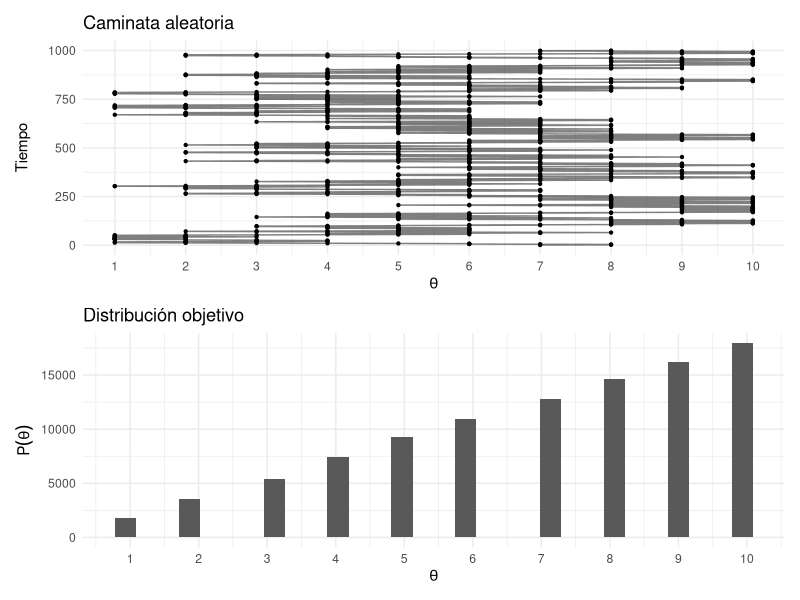
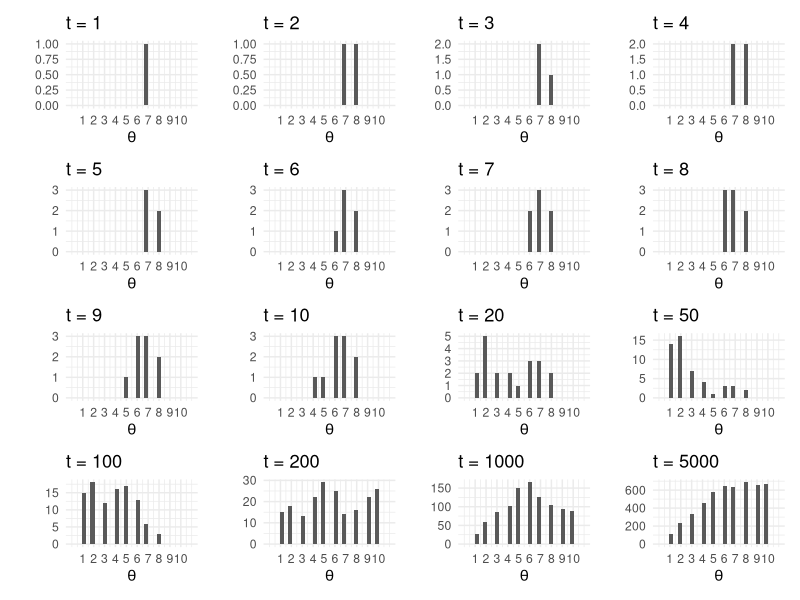
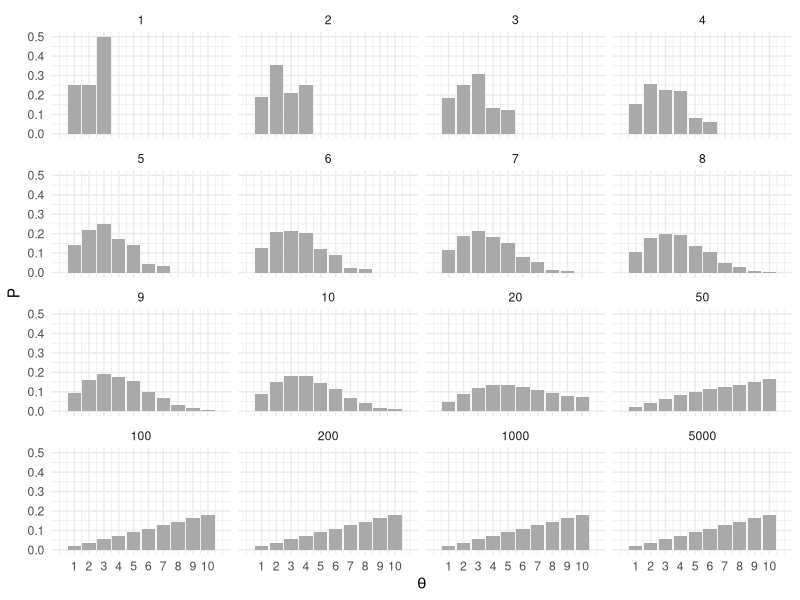
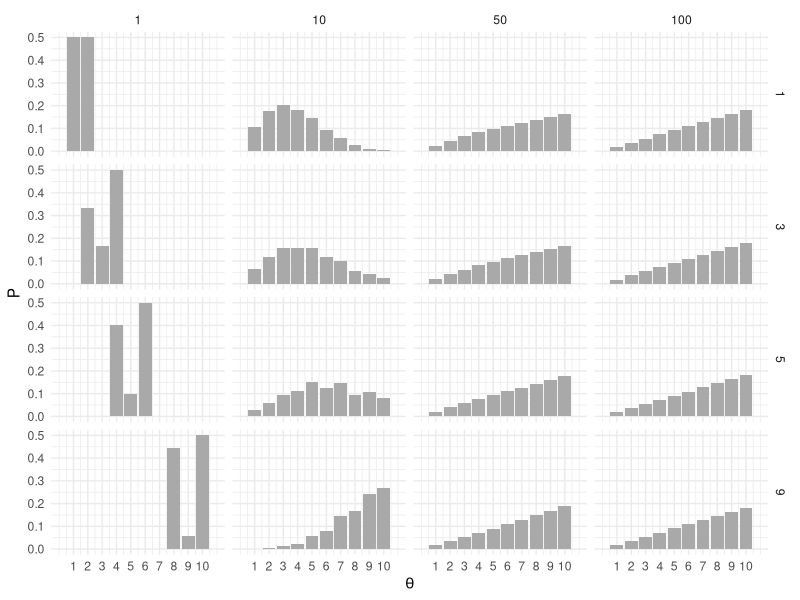
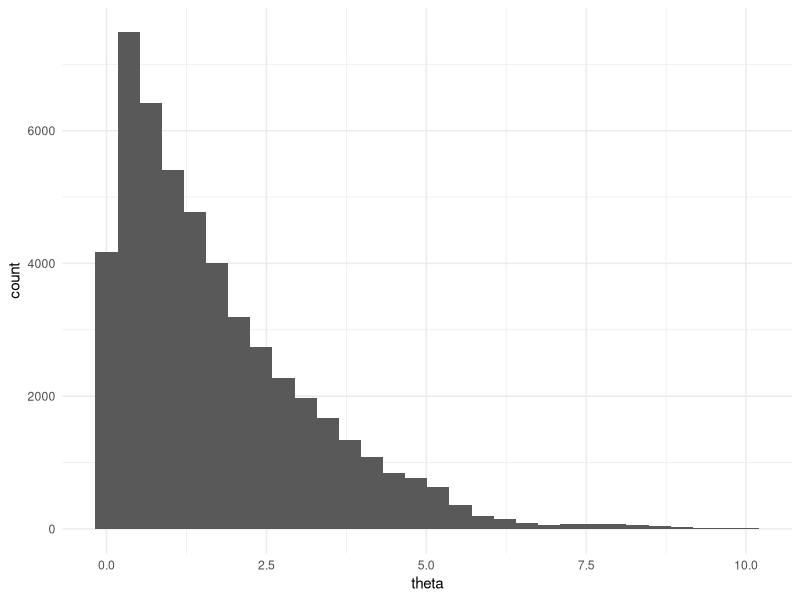
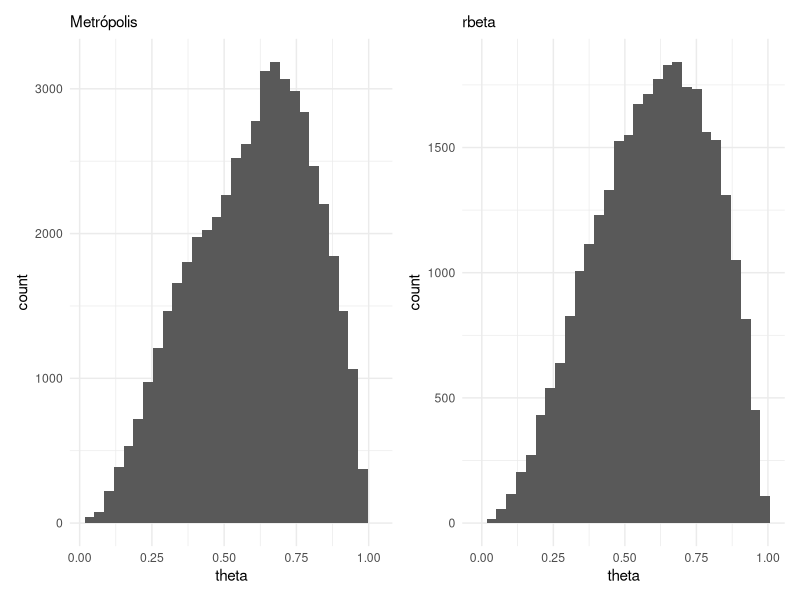
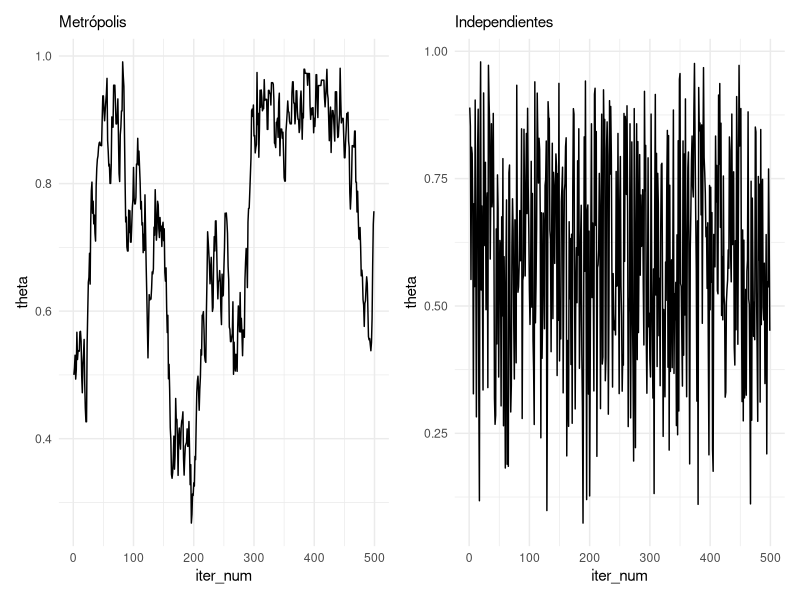
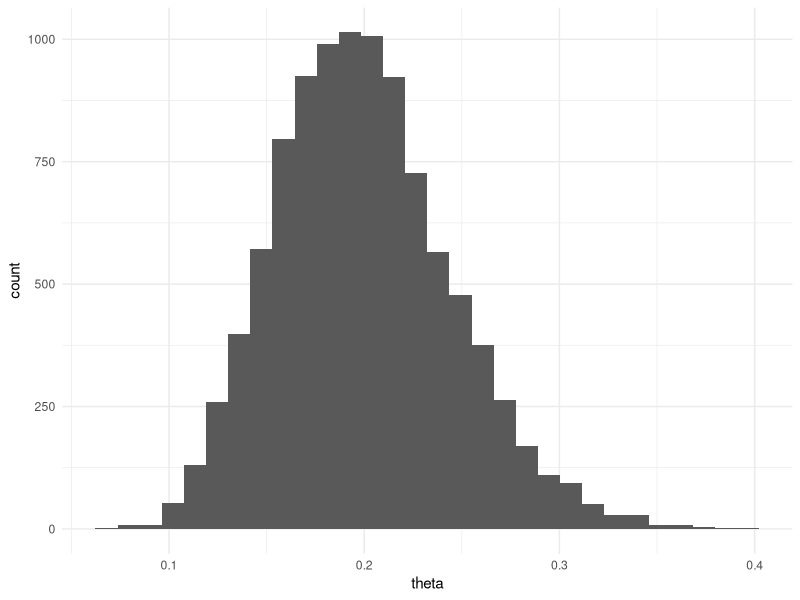

Recreate these plots in R, in order.
## ---- chunk 1
library(tidyverse)
library(patchwork)
knitr::opts_chunk$set(echo = TRUE, message = FALSE, warning=FALSE, fig.align = 'center', fig.width = 5, fig.height=3, cache = TRUE)
comma <- function(x) format(x, digits = 2, big.mark = ",")
theme_set(theme_minimal())
## ---- chunk 2
crear_log_post <- function(n, k){
  function(theta){
    verosim <- k * log(theta) + (n - k) * log(1 - theta)
    inicial <- log(theta)
    log_p_factor <- verosim + inicial
    log_p_factor
  }
}
# observamos 3 éxitos en 4 pruebas:
log_post <- crear_log_post(4, 3)
prob_post <- function(x) { exp(log_post(x))}
# integramos numéricamente
p_x <- integrate(prob_post, lower = 0, upper = 1, subdivisions = 100L)
p_x
## ---- chunk 3
media_funcion <- function(theta){
  theta * prob_post(theta) / p_x$value
}
integral_media <- integrate(media_funcion, lower = 0, upper = 1, subdivisions = 100L)
media_post <- integral_media$value 
media_post
## ---- chunk 4
5/(2+5)
## ---- chunk 5
theta <- rbeta(10000, 5, 2)
media_post <- mean(theta)
momento_2_post <- mean(theta^2)
c(media_post, momento_2_post)
## ---- chunk 6
mean(exp(theta) > 2)
## ---- chunk 7
datos <- tibble(
  sabor = c("fresa", "limón", "mango", "guanábana"),
  n = c(50, 45, 51, 50), gusto = c(36, 35, 42, 29)) %>% 
  mutate(prop_gust = gusto / n)
datos
## ---- chunk 8
datos <- datos %>% 
  mutate(a_post = gusto + 2, b_post = n - gusto + 1)
datos
## ---- chunk 9
simular_conjunta <- function(rep, datos){
  datos %>% mutate(valor_sim = map2_dbl(a_post, b_post, ~ rbeta(1, .x, .y))) %>% 
    select(sabor, valor_sim) 
}
simular_conjunta(1, datos) 
## ---- chunk 10
# esta no es una manera muy rápida, podríamos calcular todas las
# simulaciones de cada parámetro de manera vectorizada
sims_posterior <- tibble(rep = 1:5000) %>% 
  mutate(sims = map(rep, ~ simular_conjunta(.x, datos))) %>% 
  unnest(cols = sims)
sims_posterior
## ---- chunk 11
sims_posterior %>% 
  group_by(rep) %>% 
  mutate(sabor = sabor[which.max(valor_sim)]) %>% 
  group_by(sabor) %>% 
  count() %>% 
  ungroup() %>% 
  mutate(prop = n / sum(n))
## ---- chunk 12
islas <- tibble(islas = 1:10, pob = 1:10)
camina_isla <- function(i){ # i: isla actual
    u <- runif(1) # volado
    v <- ifelse(u < 0.5, i - 1, i + 1)  # isla vecina (índice)
    if (v < 1 | v > 10) { # si estás en los extremos y el volado indica salir
      return(i)
    }
    p_move = ifelse(islas$pob[v] > islas$pob[i], 1, islas$pob[v] / islas$pob[i])
    u2 <- runif(1)
    if (p_move  > u2) {
        return(v) # isla destino
    }
    else {
      return(i) # me quedo en la misma isla
    }
}
pasos <- 100000
iteraciones <- numeric(pasos)
iteraciones[1] <- sample(1:10, 1) # isla inicial
for (j in 2:pasos) {
    iteraciones[j] <- camina_isla(iteraciones[j - 1])
}
caminata <- tibble(pasos = 1:pasos, isla = iteraciones)
plot_caminata <- ggplot(caminata[1:1000, ], aes(x = pasos, y = isla)) +
    geom_point(size = 0.8) +
    geom_path(alpha = 0.5) +
    coord_flip() + 
    labs(title = "Caminata aleatoria") +
    scale_y_continuous(expression(theta), breaks = 1:10) +
    scale_x_continuous("Tiempo")
plot_dist <- ggplot(caminata, aes(x = isla)) +
    geom_histogram() +
    scale_x_continuous(expression(theta), breaks = 1:10) +
    labs(title = "Distribución objetivo", 
       y = expression(P(theta)))
plot_caminata / plot_dist
## ---- chunk 13
t <- c(1:10, 20, 50, 100, 200, 1000, 5000)
plots_list <- map(t, function(i){
    ggplot(caminata[1:i, ], aes(x = isla)) +
        geom_histogram() +
        labs(y = "", x = "", title = paste("t = ", i, sep = "")) +
        scale_x_continuous(expression(theta), breaks = 1:10, limits = c(0, 11))
})
wrap_plots(plots_list)
## ---- chunk 14
library(expm)
transMat <- function(P){ # recibe vector de probabilidades (o población)
    T <- matrix(0, 10, 10)
    n <- length(P - 1) # número de estados
    for (j in 2:n - 1) { # llenamos por fila
        T[j, j - 1] <- 0.5 * min(P[j - 1] / P[j], 1)
        T[j, j] <- 0.5 * (1 - min(P[j - 1] / P[j], 1)) + 
                   0.5 * (1 - min(P[j + 1] / P[j], 1))
        T[j, j + 1] <- 0.5 * min(P[j + 1] / P[j], 1)
    }
    # faltan los casos j = 1 y j = n
    T[1, 1] <- 0.5 + 0.5 * (1 - min(P[2] / P[1], 1))
    T[1, 2] <- 0.5 * min(P[2] / P[1], 1)
    T[n, n] <- 0.5 + 0.5 * (1 - min(P[n - 1] / P[n], 1))
    T[n, n - 1] <- 0.5 * min(P[n - 1] / P[n], 1)
    T
}
T <- transMat(islas$pob)
w <- c(0, 1, rep(0, 8))
t <- c(1:10, 20, 50, 100, 200, 1000, 5000)
expT <- map_df(t, ~data.frame(t = ., w %*% (T %^% .)))
expT_long <- expT %>%
    gather(theta, P, -t) %>% 
    mutate(theta = parse_number(theta))
ggplot(expT_long, aes(x = theta, y = P)) +
    geom_bar(stat = "identity", fill = "darkgray") + 
    facet_wrap(~ t) +
    scale_x_continuous(expression(theta), breaks = 1:10, limits = c(0, 11))
## ---- chunk 15
inicio_p <- function(i){
    w <- rep(0, 10)
    w[i] <- 1
    t <- c(1, 10, 50, 100)
    exp_t <- map_df(t, ~ data.frame(t = .x, inicio = i, w %*% (T %^% .))) %>%
        gather(theta, P, -t, -inicio) %>% 
        mutate(theta = parse_number(theta))
    exp_t
}
exp_t <- map_df(c(1, 3, 5, 9), inicio_p)
ggplot(exp_t, aes(x = as.numeric(theta), y = P)) +
    geom_bar(stat = "identity", fill = "darkgray") + 
    facet_grid(inicio ~ t) +
    scale_x_continuous(expression(theta), breaks = 1:10, limits = c(0, 11))
## ---- chunk 16
crear_metropolis <- function(fun_log, sigma_salto = 0.1){
  # la entrada es la log posterior
  iterar_metropolis <- function(theta_inicial, n){
    p <- length(theta_inicial)
    nombres <- names(theta_inicial)
    iteraciones <- matrix(0, nrow = n, ncol = p)
    colnames(iteraciones) <- nombres
    iteraciones[1,] <- theta_inicial
    for(i in 2:n){
      theta <- iteraciones[i - 1, ]
      theta_prop <- theta + rnorm(p, 0, sigma_salto)
      # exp(log(p) - log(q)) = p/q
      cociente <- exp(fun_log(theta_prop) - fun_log(theta))
      if(cociente >= 1 || runif(1,0,1) < cociente){
        iteraciones[i, ] <- theta_prop
      } else {
        iteraciones[i, ] <- theta  
      } 
    }
    iteraciones_tbl <- iteraciones %>% 
      as_tibble() %>%  
      mutate(iter_num = row_number()) %>% 
      select(iter_num, everything())
    iteraciones_tbl
  }
  iterar_metropolis
}

## ---- chunk 17
exp_no_norm <- function(x) {
  z <- ifelse(x > 0, exp(-0.5 * x), 0)
  log(z)
}

iterador_metro <- crear_metropolis(exp_no_norm, sigma_salto = 0.25)
sims_tbl <- iterador_metro(c(theta = 0.5), 50000)
ggplot(sims_tbl, aes(x = theta)) + geom_histogram()
## ---- chunk 18
beta_no_norm <- function(x) {
  z <- ifelse(x > 0 && x < 1, (x^2)*(1-x), 0)
  log(z)
}

iterador_metro <- crear_metropolis(beta_no_norm, sigma_salto = 0.04)
sims_metro_tbl <- iterador_metro(c(theta = 0.5), 50000)
sims_indep_tbl <- tibble(iter_num = 1:30000, theta = rbeta(30000, 3, 2))
g_1 <- ggplot(sims_metro_tbl, aes(x = theta)) + geom_histogram() +
  labs(subtitle = "Metrópolis")
g_2 <- ggplot(sims_indep_tbl, aes(x = theta)) + 
  geom_histogram() +
  labs(subtitle = "rbeta")
g_1 + g_2
## ---- chunk 19
g_metropolis <- sims_metro_tbl %>% 
  filter(iter_num < 500) %>% 
  ggplot(aes(x = iter_num, y = theta)) +
  geom_line() + labs(subtitle = "Metrópolis")
g_indep <- sims_indep_tbl %>% 
  filter(iter_num < 500) %>% 
  ggplot(aes(x = iter_num, y = theta)) +
  geom_line() + labs(subtitle = "Independientes")
g_metropolis + g_indep
## ---- chunk 20
media_1 <- sims_metro_tbl %>% summarise(media_post = mean(theta)) %>% pull(media_post)
media_2 <- sims_indep_tbl %>% summarise(media_post = mean(theta)) %>% pull(media_post)
media_exacta <- 3/(3 + 2)
tibble(metodo = c("sim Metrópolis", "sim Independiente", "exacto"),
       media_post = c(media_1, media_2, media_exacta))
## ---- chunk 21
sim_indep <- tibble(theta = rgamma(10000, 20, 100))
ggplot(sim_indep, aes(x = theta)) + geom_histogram()
## ---- chunk 22
# logaritmo de densidad no normalizada
log_f_dist <- function(x) 210 + dgamma(x, 20, 100, log = TRUE)
# iterar
iterador_metro_chico <- crear_metropolis(log_f_dist, sigma_salto = 0.001)
sims_chico_tbl <- iterador_metro_chico(c(theta = 0.02), 50000)
g_sim <- ggplot(sims_chico_tbl %>% filter(iter_num < 3000), aes(x = iter_num, y = theta)) + geom_line() + ylim(c(0, 0.5))
dist_bplot <- ggplot(tibble(x = rgamma(10000, 20, 100)), aes(y = x, x = "a")) + geom_violin() + ylab("") + ylim(0, 0.5)
g_sim + dist_bplot + plot_layout(widths = c(5, 1))
## ---- chunk 23
set.seed(831)
iterador_metro_grande <- crear_metropolis(log_f_dist, sigma_salto = 20)
sims_grande_tbl <- iterador_metro_grande(c(theta = 0.02), 50000)
g_sim <- ggplot(sims_grande_tbl %>% filter(iter_num < 3000), aes(x = iter_num, y = theta)) + geom_line() + ylim(c(0, 0.5))
g_sim + dist_bplot + plot_layout(widths = c(5, 1))
## ---- chunk 24
set.seed(831)
iterador_metro_apropiada <- crear_metropolis(log_f_dist, sigma_salto = 0.1)
sims_tbl <-iterador_metro_apropiada(c(theta = 0.02), 50000)
g_sim <- ggplot(sims_tbl %>% filter(iter_num < 3000), 
  aes(x = iter_num, y = theta)) + geom_line() + ylim(c(0, 0.5))
g_sim + dist_bplot + plot_layout(widths = c(5, 1))
## ---- chunk 25
estimaciones_media <- map_dfr(
  list(sims_chico_tbl, sims_grande_tbl, sims_tbl), 
  ~ filter(.x, iter_num < 3000) %>% 
    summarise(media = mean(theta))) %>% 
    mutate(tipo = c("salto chico", "salto grande", "salto apropiado"))
estimaciones_media %>% bind_rows(tibble(tipo = "exacta", media = 20/100)) %>% 
  select(tipo, media)
## ---- chunk 26
set.seed(6222131)
sims_chica_tbl <- iterador_metro_chico(c(theta = 0.02), 5000)
sims_grande_tbl <- iterador_metro_grande(c(theta = 0.02), 5000)
estimaciones_media <- map_dfr(
    list(sims_chica_tbl, sims_grande_tbl, sims_tbl), 
    ~ filter(.x, iter_num < 3000) %>% 
  summarise(media = mean(theta))) %>% 
  mutate(tipo = c("salto chico", "salto grande", "salto apropiado"))
estimaciones_media %>% bind_rows(tibble(tipo = "exacta", media = 20/100)) %>% 
  select(tipo, media)
## ---- chunk 27
crear_log_posterior_norm <- function(x = datos, m_0, n_0, a, b){
  # calcula log_posterior
  log_posterior <- function(mu, sigma){
      log_verosim <- sum(dnorm(x, mu, sigma, log = TRUE))
      tau <- 1 / sigma^2
      log_inicial <- 
        dgamma(tau, a, b, log = TRUE) + 
        dnorm(mu, mu_0, sigma/sqrt(n_0), log = TRUE)
      log_p <- log_verosim + log_inicial
      log_p
  }
  log_posterior
}
## ---- chunk 28
# parametros de inicial y datos
a <- 3
b <- 140
mu_0 <- 175
n_0 <- 5
set.seed(3413)
cantantes <- lattice::singer %>% 
  mutate(estatura_cm = round(2.54 * height)) %>% 
  filter(str_detect(voice.part, "Tenor")) %>% 
  sample_n(20)
## ---- chunk 29
log_p <- crear_log_posterior_norm(cantantes$estatura_cm, mu_0, n_0, a, b) 
log_post <- function(pars) { log_p(pars[1], pars[2]) }
set.seed(823)
metro_normal <- crear_metropolis(log_post, sigma_salto = 0.5)
sim_tbl <- metro_normal(c(mu = 172, sigma = 3), 50000) 
ggplot(sim_tbl %>% filter(iter_num < 100), 
       aes(x = mu, y = sigma)) + 
  geom_path() +
  geom_point()
## ---- chunk 30
g_normal <- ggplot(sim_tbl, aes(x = mu, y = sigma)) + 
  geom_point(alpha = 0.05)+ coord_equal() + ylim(c(0, 14))
g_normal
## ---- chunk 31
sim_tbl %>% summarise(across(is_double, mean))
## ---- chunk 32
crear_log_posterior <- function(x, m_0, sigma_0, inf, sup){
  # calcula log_posterior
  log_posterior <- function(mu, sigma){
      log_verosim <- sum(dnorm(x, mu, sigma, log = TRUE))
      log_inicial <- 
        dunif(sigma, inf, sup, log = TRUE) + 
        dnorm(mu, mu_0, sigma_0, log = TRUE)
      log_p <- log_verosim + log_inicial
      log_p
  }
  log_posterior
}
## ---- chunk 33
log_p <- crear_log_posterior(cantantes$estatura_cm, 175, 3, 2, 20) 
log_post <- function(pars) { log_p(pars[1], pars[2]) }
## ---- chunk 34
set.seed(8231)
metro_normal <- crear_metropolis(log_post, sigma_salto = 0.5)
sim_tbl <- metro_normal(c(mu = 172, sigma = 5), 50000) 
g_normal_2 <- ggplot(sim_tbl, aes(x = mu, y = sigma))  +
  geom_point(alpha = 0.05) + coord_equal() + ylim(c(0, 14))
g_normal + g_normal_2
## ---- chunk 35
sim_tbl %>% summarise(across(is.numeric, mean))
## ---- chunk 36
tau <- rgamma(5000, 3, 150)
sigma <- 1/sqrt(tau)
quantile(sigma, c(0.01,0.1, 0.9, 0.99))
quantile(runif(5000, 2, 25), c(0.01,0.1, 0.9, 0.99))
## ---- chunk 37
sim_formas <- function(p_azar, p_corr){
  tipo <- rbinom(1, 1, 1 - p_azar)
  if(tipo==0){
    # al azar
    x <- rbinom(1, 10, 1/5)
  } else {
    # no al azar
    x <- rbinom(1, 10, p_corr)
  }
  x
}
## ---- chunk 38
set.seed(12)
muestra <- map_dbl(1:200, ~ sim_formas(0.35, 0.5))
qplot(muestra)
## ---- chunk 39
qbeta(c(0.1, 0.9), 1, 5) %>% round(2)
## ---- chunk 40
crear_log_posterior <- function(x){
 
  log_posterior <- function(theta_azar, theta_corr){
    log_verosim <- sum(log(theta_azar * dbinom(x, 10, 1/5) + 
                          (1 - theta_azar) * dbinom(x, 10, theta_corr)))
    log_inicial <- dbeta(theta_azar, 1, 5, log = TRUE) +
      dbeta(theta_corr, 7, 3, log = TRUE)
    log_post <- log_verosim + log_inicial
    log_post
  }  
  log_posterior

}
## ---- chunk 41
log_p <- crear_log_posterior(muestra)
log_post <- function(pars) { log_p(pars[1], pars[2]) }
set.seed(8231)
metro_examenes <- crear_metropolis(log_post, sigma_salto = 0.02)
sim_tbl <- metro_examenes(c(theta_azar = 0.5, theta_corr = 0.5), 20000)
g_1 <- ggplot(sim_tbl, aes(x = theta_azar, y = theta_corr))  +
  geom_point(alpha = 0.05) + coord_equal() 
g_1
## ---- chunk 42
f <- c(0.05, 0.5, 0.95)
sim_tbl %>% 
  pivot_longer(-iter_num, names_to = "parametro", values_to = "valor") %>% 
  group_by(parametro) %>% 
  summarise(cuantil = quantile(valor, f), f = f) %>% 
  mutate(cuantil = round(cuantil, 2)) %>% 
  pivot_wider(names_from = f, values_from = cuantil)
## ---- chunk 43
media <- 1/20
k <- 2000
a <- media * k
b <- (1 - media) * k
c(a,b)
qbeta(c(0.05, 0.95), a, b) %>% round(3)
## ---- chunk 44
iterar_gibbs <- function(pasos, n, x_1, x_2){
  iteraciones <- matrix(0, nrow = pasos + 1, ncol = 2) # vector guardará las simulaciones
  iteraciones[1, 1] <- 0.5 # valor inicial media
  colnames(iteraciones) <- c("theta_1", "theta_2")
  # Generamos la caminata aleatoria
  for (j in seq(2, pasos, 2)) {
    # theta_1
    a <- x_2 + 100 - 1
    b <- n - x_2 + 1900 - 1
    iteraciones[j, "theta_2"] <- rbeta(1, a, b) # Actualizar theta_1
    iteraciones[j, "theta_1"] <- iteraciones[j-1, "theta_1"]
    # theta_2
    a <- x_1 + 100 - 1
    b <- n - x_1 + 1900 - 1
    iteraciones[j + 1, "theta_1"] <- rbeta(1, a, b) # Actualizar theta_1
    iteraciones[j + 1, "theta_2"] <- iteraciones[j, "theta_2"]
  }
  iteraciones
}
## ---- chunk 45
# Datos de https://www.awesomedice.com/blogs/news/d20-dice-randomness-test-chessex-vs-gamescience
n <- 10000
x_1 <- 408 # Chessex, alrededor de 0.85 dólares por dado
x_2 <- 474 # GameScience, alrededor 1.60 dólares por dado
## ---- chunk 46
iteraciones <- iterar_gibbs(20000, n, x_1, x_2) %>% 
  as_tibble() %>% 
  mutate(iter_num = row_number())
head(iteraciones)
## ---- chunk 47
ggplot(filter(iteraciones, iter_num > 1000, iter_num< 1050), 
       aes(x = theta_1, y = theta_2)) + 
  geom_path(alpha = 0.3) + geom_point() 
## ---- chunk 48
g_1 <- ggplot(iteraciones, 
       aes(x = theta_1, y = theta_2)) + 
  geom_path(alpha = 0.3) + geom_point() 
g_2 <- ggplot(iteraciones %>% filter(iter_num > 10), 
       aes(x = theta_1, y = theta_2)) + 
  geom_path(alpha = 0.3) + geom_point() +
  geom_abline(colour = "red") +
  geom_point(data= tibble(theta_1=1/20, theta_2=1/20), colour = "red", size = 5)
g_1 + g_2
## ---- chunk 49
iteraciones <- iteraciones %>% 
  mutate(dif = theta_1 - theta_2)
ggplot(iteraciones %>% filter(iter_num > 10), aes(x = dif)) +
  geom_histogram(bins = 100) +
  geom_vline(xintercept = 0, colour = "red")
## ---- chunk 50
iteraciones %>% mutate(theta_1_mayor = dif > 0) %>% 
  summarise(prob_theta_1_mayor = mean(theta_1_mayor))
## ---- chunk 51
inicial_tbl <- tibble(theta_1 = rbeta(20000, 100, 1900),
                      theta_2 = rbeta(20000, 100, 1900),
                      dist = "inicial")
posterior_tbl <- iteraciones %>% filter(iter_num > 10) %>% 
  mutate(dist = "posterior")
sims_tbl <- bind_rows(inicial_tbl, posterior_tbl)
ggplot(sims_tbl, aes(x = theta_1, y = theta_2, colour = dist)) +
  geom_point(alpha = 0.2)
## ---- chunk 52
n <- 20
x <- cantantes$estatura_cm
m <- 175; sigma_0 <- 3; alpha <- 3; beta <- 150 # parámetros de iniciales
pasos <- 20000
iteraciones <- matrix(0, nrow = pasos + 1, ncol = 2) # vector guardará las simulaciones
iteraciones[1, 1] <- 0 # valor inicial media
colnames(iteraciones) <- c("mu", "sigma")
# Generamos la caminata aleatoria
for (j in seq(2, pasos, 2)) {
  # sigma^2
  mu <- iteraciones[j - 1, "mu"]
  a <- n / 2 + alpha
  b <- sum((x  - mu) ^ 2) / 2 + beta
  iteraciones[j, "sigma"] <- sqrt(1/rgamma(1, a, b)) # Actualizar sigma
  iteraciones[j, "mu"] <- iteraciones[j-1, "mu"]
  # mu
  sigma <- iteraciones[j, "sigma"]
  media <- (n * sigma_0^2 * mean(x) + sigma^2 * m) / (n * sigma_0^2 + sigma^2)
  varianza <- sigma^2 * sigma_0^2 / (n * sigma_0^2 + sigma^2)
  iteraciones[j+1, "mu"] <- rnorm(1, media, sd = sqrt(varianza)) # actualizar mu
  iteraciones[j+1, "sigma"] <- iteraciones[j, "sigma"]
}
caminata <- data.frame(pasos = 1:pasos, mu = iteraciones[1:pasos, "mu"], 
  sigma = iteraciones[1:pasos, "sigma"])
caminata_g <- caminata %>%
  gather(parametro, val, mu, sigma) %>%
  arrange(pasos)
## ---- chunk 53
ggplot(filter(caminata, pasos > 1000, pasos< 1010), 
       aes(x = mu, y = sigma)) + 
  geom_path(alpha = 0.3) + geom_point() 
## ---- chunk 54
ggplot(filter(caminata, pasos > 1000, pasos< 1020, pasos %% 2 == 0), 
       aes(x = mu, y = sigma)) + 
  geom_path(alpha = 0.3) + geom_point() 
## ---- chunk 55
ggplot(filter(caminata, pasos > 1000, pasos< 10000, pasos %% 2 == 0), 
       aes(x = mu, y = sigma)) +  geom_point(alpha = 0.1) 
## ---- chunk 56
ggplot(filter(caminata_g, pasos > 15000), aes(x = pasos, y = val)) +
  geom_path(alpha = 0.3) +
  facet_wrap(~parametro, ncol = 1, scales = "free") +
  scale_y_continuous("")
## ---- chunk 57
ggplot(filter(caminata_g, pasos > 5000), aes(x = val)) +
  geom_histogram(fill = "gray") +
  facet_wrap(~parametro, ncol = 1, scales = "free") 
## ---- chunk 58
caminata_g %>%
  filter(pasos > 1000) %>% # eliminamos la etapa de calentamiento
  group_by(parametro) %>%
  summarise(
    mean(val), 
    sd(val), 
    median(val)
    ) %>% 
  mutate(across(is_double, round, 2))
## ---- chunk 59
log_p <- crear_log_posterior_norm(cantantes$estatura_cm, mu_0, n_0, a, b) 
log_post <- function(pars) { log_p(pars[1], pars[2]) }
set.seed(823)
metro_normal <- crear_metropolis(log_post, sigma_salto = 0.5)
sim_tbl <- metro_normal(c(mu = 162, sigma = 1), 5000) 
ggplot(sim_tbl %>% filter(iter_num < 500), aes(x = mu, y = sigma)) + geom_path(alpha = 0.5) + geom_point(aes(colour = iter_num))
## ---- chunk 60
sim_g <- sim_tbl %>% pivot_longer(-iter_num, 
                                    names_to = "parametro",
                                    values_to = "valor")
todas <- ggplot(sim_g, aes(x = iter_num, y = valor)) +
  geom_line(alpha = 0.5) +
  facet_wrap(~ parametro, ncol = 1, scales = "free_y") +
  labs(subtitle = "Todas las simulaciones")
sin_burnin <- 
  sim_g %>% filter(iter_num > 200) %>% 
  ggplot(aes(x = iter_num, y = valor)) +
  geom_line(alpha = 0.5) +
  facet_wrap(~ parametro, ncol = 1, scales = "free_y") +
  labs(subtitle = "Quitando 200 de burn-in")
todas + sin_burnin
## ---- chunk 61
set.seed(8513)
valores_iniciales  <- tibble(mu_0 = rnorm(4, 160, 20), 
                             sigma_0 = runif(4, 0, 20),
                             cadena = 1:4)
sims_tbl <- valores_iniciales %>% 
  mutate(sims = map2(mu_0, sigma_0, 
    ~ metro_normal(c(mu = .x, sigma = .y), 300) )) %>% 
  unnest(sims)

ggplot(sims_tbl, aes(x = iter_num, y = sigma, colour = factor(cadena))) +
  geom_line()
## ---- chunk 62
set.seed(83243)
sims_tbl <- valores_iniciales %>% 
  mutate(sims = map2(mu_0, sigma_0, 
    ~ metro_normal(c(mu = .x, sigma = .y), 20000) )) %>% 
  unnest(sims)

ggplot(sims_tbl, aes(x = iter_num, y = sigma, colour = factor(cadena))) +
  geom_line()
## ---- chunk 63
media_g <- ggplot(sims_tbl %>% filter(iter_num > 2000),
                  aes(x = iter_num, y = mu, colour = factor(cadena))) +
  geom_line()
sigma_g <- ggplot(sims_tbl %>% filter(iter_num > 2000),
                  aes(x = iter_num, y = sigma, colour = factor(cadena))) +
  geom_line()
media_g / sigma_g
## ---- chunk 64
head(sims_tbl)
# medias posteriores
sims_tbl %>% 
  summarise(mu = mean(mu), sigma = mean(sigma))
## ---- chunk 65
sims_tbl %>% 
  pivot_longer(mu:sigma, names_to = "parametro", values_to = "valor") %>% 
  group_by(parametro, cadena) %>% 
  summarise(media = mean(valor), num = n(), sigma2 = var(valor)) %>% 
  summarise(N = first(num),
            M = n_distinct(cadena), 
            B = N * var(media),
            W = mean(sigma2),
            V_hat = ((N - 1) / N) * W + (M + 1)/(M * N) * B, 
            R_hat = sqrt(V_hat / W))  
  
## ---- chunk 66
sims_tbl %>% 
  filter(iter_num < 300) %>% 
  pivot_longer(mu:sigma, names_to = "parametro", values_to = "valor") %>% 
  group_by(parametro, cadena) %>% 
  summarise(media = mean(valor), num = n(), sigma2 = var(valor)) %>% 
  summarise(N = first(num),
            M = n_distinct(cadena), 
            B = N * var(media),
            W = mean(sigma2),
            V_hat = ((N - 1) / N) * W + (M + 1)/(M * N) * B, 
            R_hat = sqrt(V_hat / W))  
  
## ---- chunk 67
acf(rgamma(1000,1,1))
## ---- chunk 68
sigma_metro_sims <- sims_tbl %>% filter(cadena==4) %>% pull(mu)
acf(sigma_metro_sims)
## ---- chunk 69
calc_acf <- function(x){
  valores_acf <- acf(x, lag.max = 1000, plot = FALSE)$acf %>% as.numeric()
  valores_acf[-1]
}
acf_tbl <- sims_tbl %>% 
  pivot_longer(mu:sigma, names_to = "parametro", values_to = "valor") %>%
  group_by(parametro, cadena) %>%
  summarise(N = n_distinct(iter_num), k = 1:1000, acf = calc_acf(valor)) %>% 
  summarise(N = first(N), N_eff = N / (1 + 2 * sum(acf)))
acf_tbl
## ---- chunk 70
acf_tbl %>% group_by(parametro) %>% 
  summarise(N = sum(N), N_eff = sum(N_eff))
